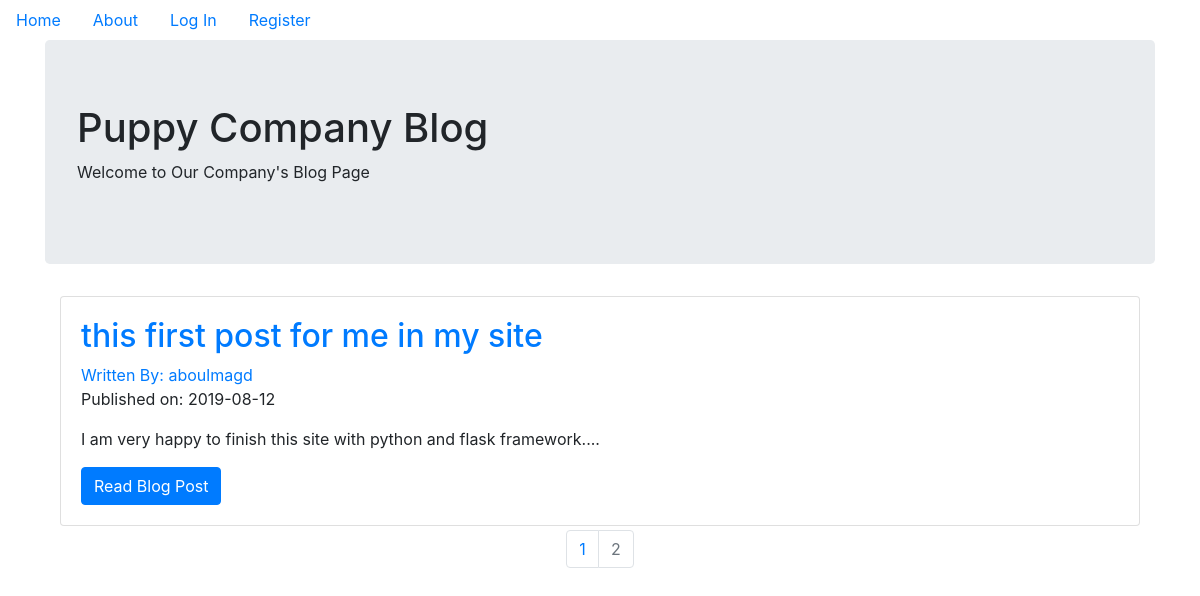
Screenshot of /?page=2 with the database file from the repository.
### puppycompanyblog/models.py (models this page shows, shortened)
class BlogPost(db.Model):
    users = db.relationship(User)
    id = db.Column(db.Integer,primary_key=True)
    user_id = db.Column(db.Integer,db.ForeignKey('users.id'),nullable=False)
    date = db.Column(db.DateTime,nullable=False,default=datetime.utcnow)
    title = db.Column(db.String(140),nullable=False)
    text = db.Column(db.Text,nullable=False)

class User(db.Model,UserMixin):
    __tablename__ = 'users'
    id = db.Column(db.Integer,primary_key=True)
    profile_image = db.Column(db.String(64),nullable=False,default='default_profile.jpg')
    email = db.Column(db.String(64),unique=True,index=True)
    username = db.Column(db.String(64),unique=True,index=True)
    password_hash = db.Column(db.String(128))
    posts = db.relationship('BlogPost',backref='author',lazy=True)

### puppycompanyblog/core/views.py (the view)
@core.route('/')
def index():
    page = request.args.get('page', 1, type=int)
    blog_posts = BlogPost.query.order_by(BlogPost.date.desc()).paginate(page=page, per_page=5)
    return render_template('index.html',blog_posts=blog_posts)

### puppycompanyblog/templates/index.html (shortened to what this page needs)
{% extends "base.html" %}
{% block content %}
  <div class="jumbotron">
    <h1>Puppy Company Blog</h1>
    <p>Welcome to Our Company's Blog Page</p>
  </div>
  <div class="container">
    {% for post in blog_posts.items %}
    <div class="card mb-1" >
      <div class="card-body">
        <h2><a class="card-title" href="  {{ url_for('blog_posts.blog_post', blog_post_id=post.id) }}">{{ post.title }}</a></h2>
        <a href="{{ url_for('users.user_posts', username=post.author.username) }}">Written By: {{ post.author.username }}</a>
        <p>Published on: {{ post.date.strftime('%Y-%m-%d') }}</p>
        <p class="card-text">{{ post.text[:100] }}...</p>
        <a href="{{ url_for('blog_posts.blog_post', blog_post_id=post.id) }}" class="btn btn-primary">Read Blog Post</a>
      </div>
    </div>
   {% endfor %}
   <nav aria-label="Page navigation example">
     <ul class="pagination justify-content-center">
       {% for page_num in blog_posts.iter_pages(left_edge=1, right_edge=1, left_current=1, right_current=2) %}
          {% if blog_posts.page == page_num %}
          <li class="page-item disabled">
            <a class="page-link" href="{{ url_for('core.index', page=page_num) }}">{{ page_num }}</a></li>
          {% else %}
            <li class="page-item"><a class="page-link" href="{{ url_for('core.index', page=page_num) }}">{{ page_num }}</a></li>
          {% endif %}
      {% endfor %}
    </nav>
{% endblock %}

### rows the page displays
BlogPost: title "this first post for me in my site", author.username "aboulmagd", date "2019-08-12", text "I am very happy to finish this site with python and flask framework."

### other values shown
{{ page_num }} "1"
{{ page_num }} "2"
